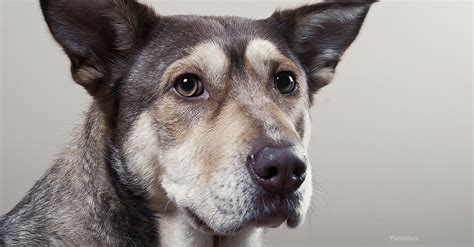
#> input picture dog.jpeg, 474 x 247 px
$ python gaussian_mask.py
#> lines starting #> are read from the running program, lines starting #| are printed output that depends on the picture
import time
import sys
import cv2
import numpy as np

print("<------------------------[ Gaussian Filter ]------------------------>")
print("\nPress enter key to increase blurring intensity\n\n")
for sigma in range(1, 5):
	print(f"Intensity {sigma}")
	img = cv2.imread('dog.jpeg')
#> img is the input picture: shape (247, 474, 3); mean B, G, R 140.2, 143.2, 149.6

	dst = np.empty_like(img) #create empty array the size of the image
	noise = cv2.randn(dst, (0,0,0), (20,20,20)) #add random img noise
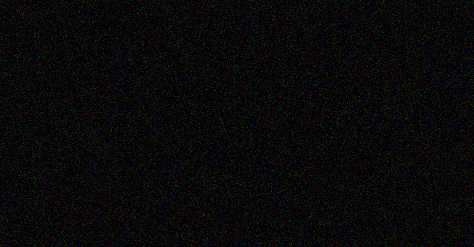
#> dst: shape (247, 474, 3); mean of channels 0, 1, 2 7.9, 8, 8; drawn as B, G, R

	# Pass img through noise filter to add noise
	img_noise = cv2.addWeighted(img, 0.5, noise, 0.5, 50)
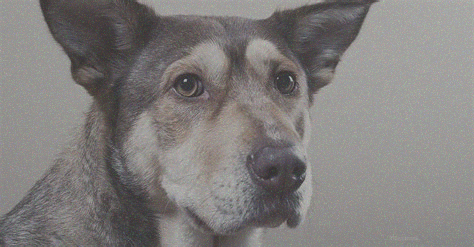
#> img_noise: shape (247, 474, 3); mean B, G, R 124.1, 125.6, 128.8

	# Blurring function
	blur = cv2.GaussianBlur(img_noise, (15, 15), sigma)

	cv2.imshow('Img', blur)
	cv2.waitKey(0)
	cv2.destroyAllWindows()
